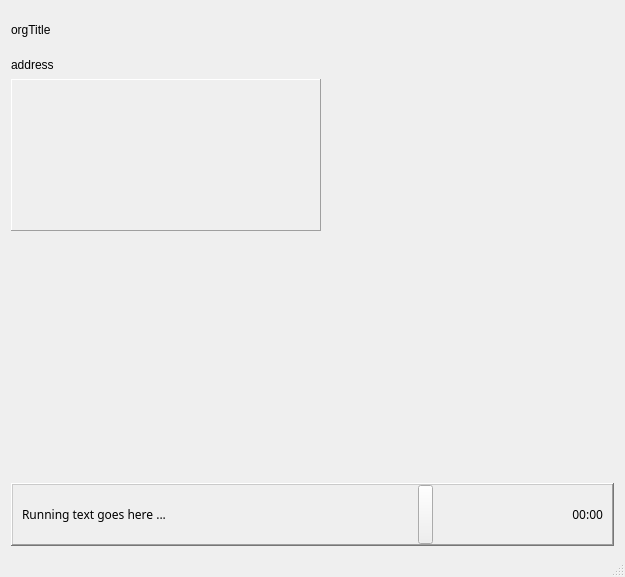
<?xml version="1.0" encoding="UTF-8"?>
<ui version="4.0">
 <class>MainWindow</class>
 <widget class="QMainWindow" name="MainWindow">
  <property name="geometry">
   <rect>
    <x>0</x>
    <y>0</y>
    <width>625</width>
    <height>577</height>
   </rect>
  </property>
  <property name="windowTitle">
   <string>MainWindow</string>
  </property>
  <property name="windowIcon">
   <iconset>
    <normaloff>:/icon/png_64x64/notification-display-brightness.png</normaloff>:/icon/png_64x64/notification-display-brightness.png</iconset>
  </property>
  <property name="styleSheet">
   <string notr="true"/>
  </property>
  <property name="windowName" stdset="0">
   <string>DisplayWindow</string>
  </property>
  <widget class="QWidget" name="centralWidget">
   <layout class="QVBoxLayout" name="verticalLayout_3">
    <property name="topMargin">
     <number>9</number>
    </property>
    <property name="bottomMargin">
     <number>9</number>
    </property>
    <item>
     <widget class="QFrame" name="top">
      <property name="sizePolicy">
       <sizepolicy hsizetype="Preferred" vsizetype="Preferred">
        <horstretch>0</horstretch>
        <verstretch>60</verstretch>
       </sizepolicy>
      </property>
      <property name="frameShape">
       <enum>QFrame::NoFrame</enum>
      </property>
      <property name="frameShadow">
       <enum>QFrame::Raised</enum>
      </property>
      <layout class="QHBoxLayout" name="horizontalLayout_2">
       <property name="leftMargin">
        <number>0</number>
       </property>
       <property name="topMargin">
        <number>0</number>
       </property>
       <property name="rightMargin">
        <number>0</number>
       </property>
       <property name="bottomMargin">
        <number>0</number>
       </property>
       <item>
        <widget class="QWidget" name="widget" native="true">
         <property name="sizePolicy">
          <sizepolicy hsizetype="Preferred" vsizetype="Preferred">
           <horstretch>50</horstretch>
           <verstretch>1</verstretch>
          </sizepolicy>
         </property>
         <layout class="QVBoxLayout" name="verticalLayout_2">
          <property name="spacing">
           <number>0</number>
          </property>
          <property name="leftMargin">
           <number>0</number>
          </property>
          <property name="topMargin">
           <number>0</number>
          </property>
          <property name="rightMargin">
           <number>0</number>
          </property>
          <property name="bottomMargin">
           <number>0</number>
          </property>
          <item>
           <widget class="DLabel" name="orgTitle">
            <property name="sizePolicy">
             <sizepolicy hsizetype="Preferred" vsizetype="Preferred">
              <horstretch>0</horstretch>
              <verstretch>7</verstretch>
             </sizepolicy>
            </property>
            <property name="styleSheet">
             <string notr="true"/>
            </property>
            <property name="text">
             <string>orgTitle</string>
            </property>
           </widget>
          </item>
          <item>
           <widget class="DLabel" name="orgAddress">
            <property name="sizePolicy">
             <sizepolicy hsizetype="Preferred" vsizetype="Preferred">
              <horstretch>0</horstretch>
              <verstretch>5</verstretch>
             </sizepolicy>
            </property>
            <property name="styleSheet">
             <string notr="true"/>
            </property>
            <property name="text">
             <string>address</string>
            </property>
           </widget>
          </item>
          <item>
           <widget class="QStackedWidget" name="stackedWidget">
            <property name="sizePolicy">
             <sizepolicy hsizetype="Preferred" vsizetype="Preferred">
              <horstretch>50</horstretch>
              <verstretch>18</verstretch>
             </sizepolicy>
            </property>
            <property name="styleSheet">
             <string notr="true"/>
            </property>
            <property name="frameShape">
             <enum>QFrame::Panel</enum>
            </property>
            <property name="frameShadow">
             <enum>QFrame::Raised</enum>
            </property>
            <property name="currentIndex">
             <number>1</number>
            </property>
            <widget class="QWidget" name="picturePage">
             <layout class="QGridLayout" name="gridLayout_4">
              <item row="0" column="0">
               <widget class="QLabel" name="mainPic">
                <property name="sizePolicy">
                 <sizepolicy hsizetype="Ignored" vsizetype="Ignored">
                  <horstretch>0</horstretch>
                  <verstretch>0</verstretch>
                 </sizepolicy>
                </property>
                <property name="frameShape">
                 <enum>QFrame::Box</enum>
                </property>
                <property name="frameShadow">
                 <enum>QFrame::Raised</enum>
                </property>
                <property name="lineWidth">
                 <number>1</number>
                </property>
                <property name="text">
                 <string/>
                </property>
                <property name="scaledContents">
                 <bool>false</bool>
                </property>
               </widget>
              </item>
             </layout>
            </widget>
            <widget class="DLogger" name="logger"/>
            <widget class="QWidget" name="testingPage">
             <layout class="QGridLayout" name="gridLayout_3">
              <item row="0" column="0">
               <widget class="QWidget" name="widget_2" native="true">
                <property name="sizePolicy">
                 <sizepolicy hsizetype="Preferred" vsizetype="Preferred">
                  <horstretch>0</horstretch>
                  <verstretch>0</verstretch>
                 </sizepolicy>
                </property>
                <layout class="QGridLayout" name="gridLayout_2">
                 <item row="2" column="1">
                  <widget class="DLabel" name="label_2">
                   <property name="text">
                    <string>TextLabel</string>
                   </property>
                  </widget>
                 </item>
                 <item row="1" column="5">
                  <widget class="QPushButton" name="pushButton">
                   <property name="text">
                    <string>Sound</string>
                   </property>
                  </widget>
                 </item>
                 <item row="2" column="5">
                  <widget class="QPushButton" name="pushButton_2">
                   <property name="sizePolicy">
                    <sizepolicy hsizetype="Preferred" vsizetype="Fixed">
                     <horstretch>0</horstretch>
                     <verstretch>0</verstretch>
                    </sizepolicy>
                   </property>
                   <property name="text">
                    <string>Painter</string>
                   </property>
                  </widget>
                 </item>
                 <item row="4" column="1">
                  <widget class="QPushButton" name="pushButton_QtLibTesting">
                   <property name="text">
                    <string>QtLibTesting</string>
                   </property>
                  </widget>
                 </item>
                 <item row="1" column="1">
                  <widget class="QPushButton" name="pushButton_Sound3">
                   <property name="text">
                    <string>Sound3</string>
                   </property>
                  </widget>
                 </item>
                 <item row="4" column="5">
                  <widget class="QToolButton" name="toolButton">
                   <property name="sizePolicy">
                    <sizepolicy hsizetype="Preferred" vsizetype="Preferred">
                     <horstretch>0</horstretch>
                     <verstretch>0</verstretch>
                    </sizepolicy>
                   </property>
                   <property name="text">
                    <string>Thread</string>
                   </property>
                  </widget>
                 </item>
                 <item row="0" column="1" colspan="5">
                  <widget class="QLineEdit" name="lineEdit">
                   <property name="sizePolicy">
                    <sizepolicy hsizetype="Preferred" vsizetype="Fixed">
                     <horstretch>0</horstretch>
                     <verstretch>0</verstretch>
                    </sizepolicy>
                   </property>
                   <property name="text">
                    <string>1</string>
                   </property>
                  </widget>
                 </item>
                 <item row="1" column="2">
                  <widget class="QPushButton" name="pushButton_3">
                   <property name="text">
                    <string>QtSound</string>
                   </property>
                  </widget>
                 </item>
                 <item row="2" column="2">
                  <widget class="QPushButton" name="pushButton_Test">
                   <property name="text">
                    <string>Test</string>
                   </property>
                  </widget>
                 </item>
                </layout>
               </widget>
              </item>
             </layout>
            </widget>
            <widget class="QWidget" name="mediaPage">
             <layout class="QVBoxLayout" name="verticalLayout_4"/>
            </widget>
            <widget class="QWidget" name="blackPage">
             <property name="styleSheet">
              <string notr="true">background-color: rgb(0, 0, 0);</string>
             </property>
            </widget>
           </widget>
          </item>
         </layout>
        </widget>
       </item>
       <item>
        <widget class="BigNode" name="bigNode" native="true">
         <property name="sizePolicy">
          <sizepolicy hsizetype="Expanding" vsizetype="Preferred">
           <horstretch>50</horstretch>
           <verstretch>0</verstretch>
          </sizepolicy>
         </property>
         <layout class="QVBoxLayout" name="verticalLayout">
          <property name="leftMargin">
           <number>0</number>
          </property>
          <property name="topMargin">
           <number>9</number>
          </property>
          <property name="rightMargin">
           <number>0</number>
          </property>
          <property name="bottomMargin">
           <number>0</number>
          </property>
         </layout>
        </widget>
       </item>
      </layout>
     </widget>
    </item>
    <item>
     <widget class="QFrame" name="nodes">
      <property name="sizePolicy">
       <sizepolicy hsizetype="Preferred" vsizetype="Preferred">
        <horstretch>0</horstretch>
        <verstretch>65</verstretch>
       </sizepolicy>
      </property>
      <property name="styleSheet">
       <string notr="true"/>
      </property>
      <property name="frameShadow">
       <enum>QFrame::Raised</enum>
      </property>
      <layout class="QGridLayout" name="gridLayout_6">
       <property name="leftMargin">
        <number>0</number>
       </property>
       <property name="topMargin">
        <number>0</number>
       </property>
       <property name="rightMargin">
        <number>0</number>
       </property>
       <property name="bottomMargin">
        <number>0</number>
       </property>
       <property name="spacing">
        <number>0</number>
       </property>
      </layout>
     </widget>
    </item>
    <item>
     <widget class="QFrame" name="footer">
      <property name="sizePolicy">
       <sizepolicy hsizetype="Preferred" vsizetype="Preferred">
        <horstretch>0</horstretch>
        <verstretch>17</verstretch>
       </sizepolicy>
      </property>
      <property name="styleSheet">
       <string notr="true"/>
      </property>
      <property name="frameShape">
       <enum>QFrame::WinPanel</enum>
      </property>
      <property name="frameShadow">
       <enum>QFrame::Raised</enum>
      </property>
      <layout class="QHBoxLayout" name="horizontalLayout">
       <property name="spacing">
        <number>0</number>
       </property>
       <property name="leftMargin">
        <number>9</number>
       </property>
       <property name="topMargin">
        <number>0</number>
       </property>
       <property name="rightMargin">
        <number>9</number>
       </property>
       <property name="bottomMargin">
        <number>0</number>
       </property>
       <item>
        <widget class="ScrollingText" name="footerRunningText">
         <property name="sizePolicy">
          <sizepolicy hsizetype="Preferred" vsizetype="Preferred">
           <horstretch>70</horstretch>
           <verstretch>1</verstretch>
          </sizepolicy>
         </property>
         <property name="font">
          <font>
           <family>Arial Black</family>
          </font>
         </property>
         <property name="styleSheet">
          <string notr="true"/>
         </property>
         <property name="frameShape">
          <enum>QFrame::NoFrame</enum>
         </property>
         <property name="frameShadow">
          <enum>QFrame::Raised</enum>
         </property>
         <property name="text">
          <string>Running text goes here ...</string>
         </property>
         <property name="yFactor" stdset="0">
          <bool>true</bool>
         </property>
        </widget>
       </item>
       <item>
        <widget class="QPushButton" name="pushButton_4">
         <property name="sizePolicy">
          <sizepolicy hsizetype="Minimum" vsizetype="Preferred">
           <horstretch>1</horstretch>
           <verstretch>0</verstretch>
          </sizepolicy>
         </property>
         <property name="minimumSize">
          <size>
           <width>15</width>
           <height>0</height>
          </size>
         </property>
         <property name="text">
          <string/>
         </property>
        </widget>
       </item>
       <item>
        <widget class="DClock" name="clock">
         <property name="sizePolicy">
          <sizepolicy hsizetype="Preferred" vsizetype="Preferred">
           <horstretch>30</horstretch>
           <verstretch>1</verstretch>
          </sizepolicy>
         </property>
         <property name="font">
          <font>
           <family>Arial Black</family>
          </font>
         </property>
         <property name="frameShape">
          <enum>QFrame::NoFrame</enum>
         </property>
         <property name="frameShadow">
          <enum>QFrame::Plain</enum>
         </property>
         <property name="text">
          <string>00:00</string>
         </property>
         <property name="alignment">
          <set>Qt::AlignRight|Qt::AlignTrailing|Qt::AlignVCenter</set>
         </property>
        </widget>
       </item>
      </layout>
     </widget>
    </item>
   </layout>
  </widget>
  <widget class="QMenuBar" name="menubar">
   <property name="geometry">
    <rect>
     <x>0</x>
     <y>0</y>
     <width>625</width>
     <height>20</height>
    </rect>
   </property>
  </widget>
  <widget class="QStatusBar" name="statusbar"/>
 </widget>
 <layoutdefault spacing="6" margin="11"/>
 <customwidgets>
  <customwidget>
   <class>DLabel</class>
   <extends>QLabel</extends>
   <header>Label/dlabel.h</header>
   <container>1</container>
  </customwidget>
  <customwidget>
   <class>ScrollingText</class>
   <extends>QLabel</extends>
   <header>Inc/ScrollingText</header>
  </customwidget>
  <customwidget>
   <class>DLogger</class>
   <extends>QWidget</extends>
   <header>Inc/Logger</header>
   <container>1</container>
  </customwidget>
  <customwidget>
   <class>DClock</class>
   <extends>QLabel</extends>
   <header>Clock/dclock.h</header>
  </customwidget>
  <customwidget>
   <class>BigNode</class>
   <extends>QWidget</extends>
   <header>bignode.h</header>
   <container>1</container>
  </customwidget>
 </customwidgets>
 <resources/>
 <connections/>
</ui>
